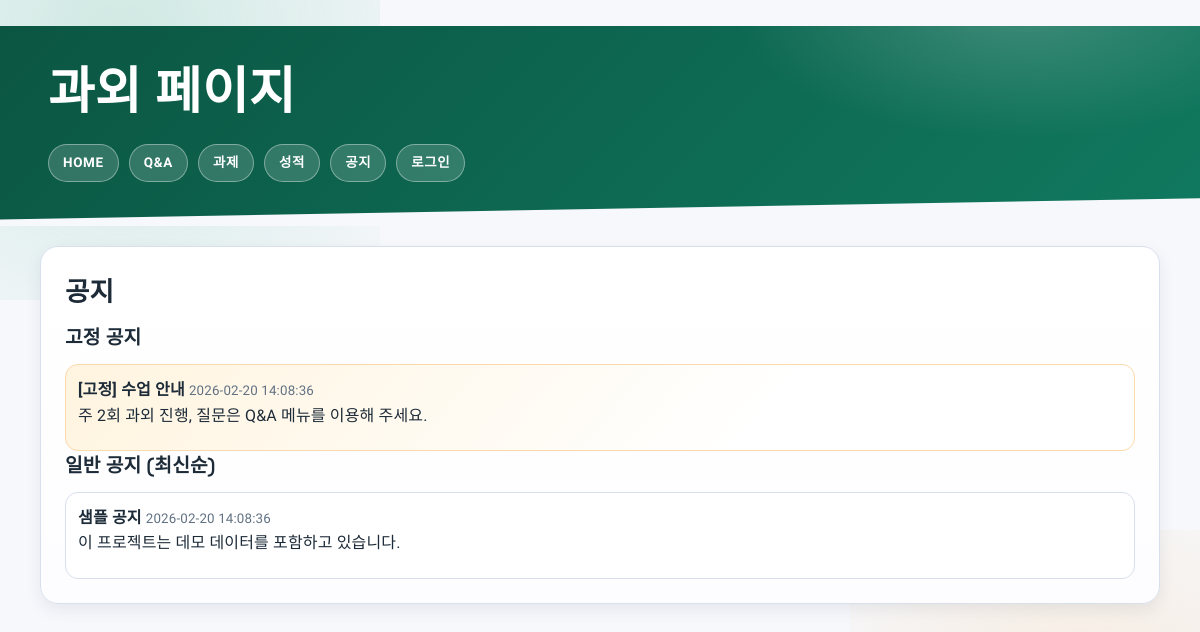
Before: /tutoring/notices with the older database file.
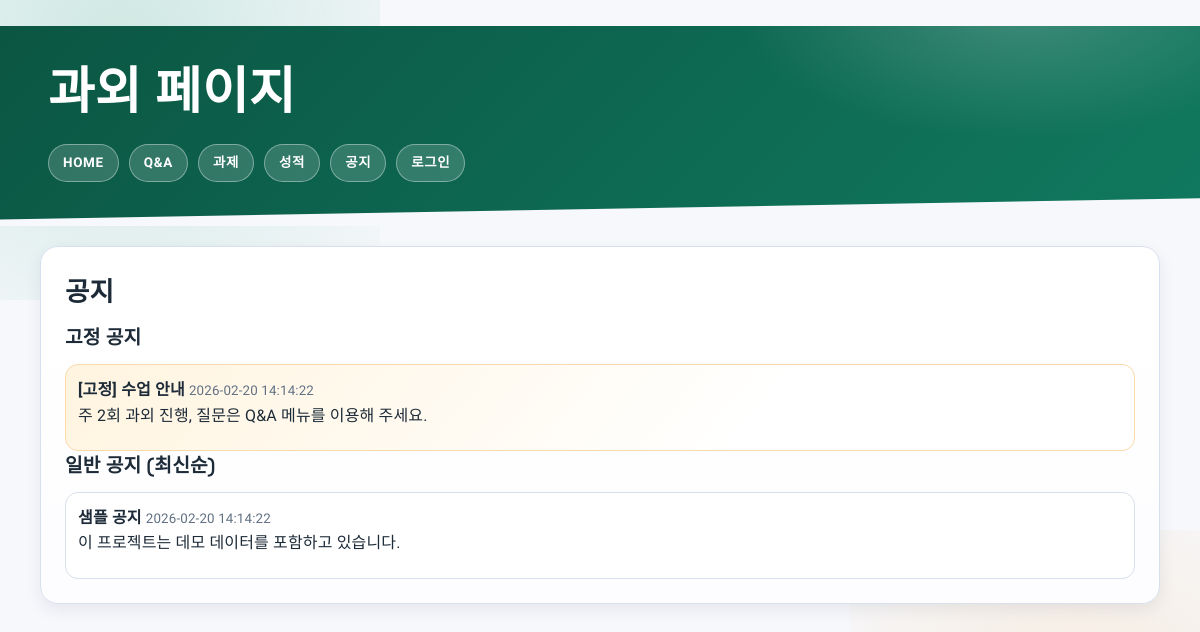
After: the same page with the newer database file.
### tables this page shows
CREATE TABLE notices (
    id INTEGER PRIMARY KEY AUTOINCREMENT,
    title TEXT NOT NULL,
    content TEXT NOT NULL,
    is_pinned INTEGER NOT NULL DEFAULT 0 CHECK (is_pinned IN (0, 1)),
    pinned_at TEXT,
    created_by INTEGER,
    created_at TEXT NOT NULL DEFAULT CURRENT_TIMESTAMP,
    updated_at TEXT NOT NULL DEFAULT CURRENT_TIMESTAMP,
    FOREIGN KEY (created_by) REFERENCES users(id) ON DELETE SET NULL
);

### app.py (the view)
@app.route("/tutoring/notices")
def tutoring_notices():
    pinned_notices, regular_notices = fetch_notices()
    return render_template(
        "tutoring/notices.html",
        pinned_notices=pinned_notices,
        regular_notices=regular_notices,
    )

### app.py (called while the page is built, shortened)
def get_db():
    if "db" not in g:
        connection = sqlite3.connect(app.config["DATABASE"])
        connection.row_factory = sqlite3.Row
        connection.execute("PRAGMA journal_mode = OFF")
        connection.execute("PRAGMA synchronous = OFF")
        connection.execute("PRAGMA foreign_keys = ON")
        g.db = connection
    return g.db

def query_db(query, args=(), one=False):
    cursor = get_db().execute(query, args)
    rows = cursor.fetchall()
    cursor.close()
    if one:
        return rows[0] if rows else None
    return rows

def get_student_user():
    if "student_user" in g:
        return g.student_user
    student_id = session.get("student_id")
    if student_id is None:
        g.student_user = None
        return None

def get_admin_user():
    if "admin_user" in g:
        return g.admin_user
    admin_id = session.get("admin_id")
    if admin_id is None:
        g.admin_user = None
        return None

def fetch_notices():
    pinned = query_db(
        """
        SELECT n.*, u.full_name AS admin_name
        FROM notices n
        LEFT JOIN users u ON u.id = n.created_by
        WHERE n.is_pinned = 1
        ORDER BY COALESCE(n.pinned_at, n.created_at) DESC
        """
    )
    regular = query_db(
        """
        SELECT n.*, u.full_name AS admin_name
        FROM notices n
        LEFT JOIN users u ON u.id = n.created_by
        WHERE n.is_pinned = 0
        ORDER BY n.created_at DESC
        """
    )
    return pinned, regular

@app.context_processor
def inject_users():
    return {
        "student_user": get_student_user(),
        "admin_user": get_admin_user(),
        "license_menus": LICENSE_MENUS,
        "admin_can_access": admin_can_access,
        "asset_version": ASSET_VERSION,
    }

@app.after_request
def disable_static_cache(response):
    if request.path.startswith("/static/"):
        response.headers["Cache-Control"] = "no-store, no-cache, must-revalidate, max-age=0"
        response.headers["Pragma"] = "no-cache"
        response.headers["Expires"] = "0"
    return response

### templates/tutoring/notices.html
﻿{% extends 'tutoring/layout.html' %}
{% block content %}
<section class="panel">
    <h2>공지</h2>
    <h3>고정 공지</h3>
    <div class="notice-list">
        {% for notice in pinned_notices %}
            <article class="notice pinned">
                <strong>{{ notice.title }}</strong>
                <small>{{ notice.created_at }}</small>
                <p>{{ notice.content }}</p>
            </article>
        {% else %}
            <p>고정 공지가 없습니다.</p>
        {% endfor %}
    </div>
    <h3>일반 공지 (최신순)</h3>
    <div class="notice-list">
        {% for notice in regular_notices %}
            <article class="notice">
                <strong>{{ notice.title }}</strong>
                <small>{{ notice.created_at }}</small>
                <p>{{ notice.content }}</p>
            </article>
        {% else %}
            <p>일반 공지가 없습니다.</p>
        {% endfor %}
    </div>
</section>
{% endblock %}

### templates/tutoring/layout.html (shortened to what this page needs)
﻿<!DOCTYPE html>
<html lang="ko">
<head>
    <link rel="stylesheet" href="{{ url_for('static', filename='css/styles.css', v=asset_version) }}">
</head>
<body class="theme-tutoring">
    <header class="section-header tutoring-head">
        <h1>과외 페이지</h1>
        <nav class="top-nav">
            <a href="{{ url_for('tutoring_home') }}">HOME</a>
            <a href="{{ url_for('tutoring_qna') }}">Q&A</a>
            <a href="{{ url_for('tutoring_assignments') }}">과제</a>
            <a href="{{ url_for('tutoring_scores') }}">성적</a>
            <a href="{{ url_for('tutoring_notices') }}">공지</a>
            {% if student_user %}
                <a href="{{ url_for('tutoring_profile') }}">나의 계정</a>
            {% else %}
                <a href="{{ url_for('tutoring_login') }}">로그인</a>
            {% endif %}
        </nav>
    </header>
    <main class="page-wrap">
        {% block content %}{% endblock %}
    </main>
</body>
</html>

### static/css/styles.css (style rules this page uses)
:root { --bg: #f7f8fc; --surface: #ffffff; --surface-soft: #fdfdff; --ink: #1d2b38; --muted: #617183; --line: #d8e0ed; --brand: #1758d3; --brand-deep: #0f3f9a; --accent: #ff6b36; --accent-soft: #fff1eb; --ok: #0f8a5f; --warn: #b97900; --danger: #b42318; --radius-sm: 12px; --radius-md: 18px; --radius-lg: 24px; --shadow-sm: 0 6px 16px rgba(20, 36, 58, 0.08); --shadow-md: 0 16px 40px rgba(20, 36, 58, 0.14); --panel-width: min(1120px, calc(100% - 28px)); }
* { box-sizing: border-box; }
html, body { margin: 0; min-height: 100%; }
body { font-family: 'Sora', 'Noto Sans KR', sans-serif; color: var(--ink); background: var(--bg); line-height: 1.6; letter-spacing: 0.01em; position: relative; overflow-x: hidden; }
body::before, body::after { content: ''; position: fixed; pointer-events: none; z-index: -1; }
body::before { width: 520px; height: 520px; top: -220px; left: -140px; background: radial-gradient(circle at center, rgba(85, 138, 255, 0.28), rgba(85, 138, 255, 0)); }
body::after { width: 460px; height: 460px; bottom: -190px; right: -110px; background: radial-gradient(circle at center, rgba(255, 140, 89, 0.24), rgba(255, 140, 89, 0)); }
.theme-tutoring { --brand: #10795f; --brand-deep: #0b5643; --accent: #f39a1f; --accent-soft: #fff4df; }
.theme-tutoring::before { background: radial-gradient(circle at center, rgba(81, 184, 148, 0.24), rgba(81, 184, 148, 0)); }
.theme-tutoring::after { background: radial-gradient(circle at center, rgba(246, 180, 81, 0.2), rgba(246, 180, 81, 0)); }
a { color: var(--brand); text-decoration: none; }
h1, h2, h3, h4, summary { font-family: 'Space Grotesk', 'Sora', 'Noto Sans KR', sans-serif; letter-spacing: 0.01em; margin: 0 0 10px; }
h1 { font-size: clamp(2rem, 4.2vw, 3.4rem); }
h2 { font-size: clamp(1.25rem, 2.2vw, 1.9rem); }
h3 { font-size: clamp(1.05rem, 1.6vw, 1.32rem); }
p { margin: 0 0 10px; }
small, .muted { color: var(--muted); }
.top-nav { display: flex; flex-wrap: wrap; gap: 10px; margin-top: 12px; }
.top-nav a { display: inline-flex; align-items: center; justify-content: center; min-height: 38px; padding: 0 14px; border-radius: 999px; border: 1px solid rgba(255, 255, 255, 0.38); background: rgba(255, 255, 255, 0.16); color: #fff; font-size: 0.84rem; font-weight: 700; letter-spacing: 0.05em; text-transform: uppercase; transition: transform 180ms ease, background-color 180ms ease; text-decoration: none; }
.portfolio-hero, .section-header { position: relative; overflow: hidden; color: #fff; padding: 26px clamp(16px, 4vw, 64px) 44px; box-shadow: inset 0 -1px 0 rgba(255, 255, 255, 0.16); }
.section-header { background: radial-gradient(520px 240px at 85% -10%, rgba(255, 255, 255, 0.2), transparent 55%), linear-gradient(135deg, var(--brand-deep), var(--brand)); }
.portfolio-hero::after, .section-header::after { content: ''; position: absolute; left: 0; right: 0; bottom: -28px; height: 56px; background: var(--bg); clip-path: polygon(0 38%, 100% 0, 100% 100%, 0 100%); }
.portfolio-main, .page-wrap { width: var(--panel-width); margin: 20px auto 50px; }
.panel { position: relative; padding: clamp(16px, 2.8vw, 24px); margin-bottom: 16px; border: 1px solid var(--line); border-radius: var(--radius-md); background: linear-gradient(180deg, var(--surface), var(--surface-soft)); box-shadow: var(--shadow-sm); animation: panel-in 540ms cubic-bezier(0.18, 0.7, 0.2, 1) both; }
.notice-list { display: grid; gap: 10px; }
.notice { border-radius: 13px; border: 1px solid var(--line); background: #fff; padding: 12px; }
.notice.pinned { border-color: color-mix(in srgb, var(--accent) 38%, white 62%); background: linear-gradient(130deg, var(--accent-soft), #fff 65%); }

Changed rows visible on the page:
changed notices "[고정] 수업 안내": created_at "2026-02-20 14:08:36" → "2026-02-20 14:14:22"
changed notices "샘플 공지": created_at "2026-02-20 14:08:36" → "2026-02-20 14:14:22"
